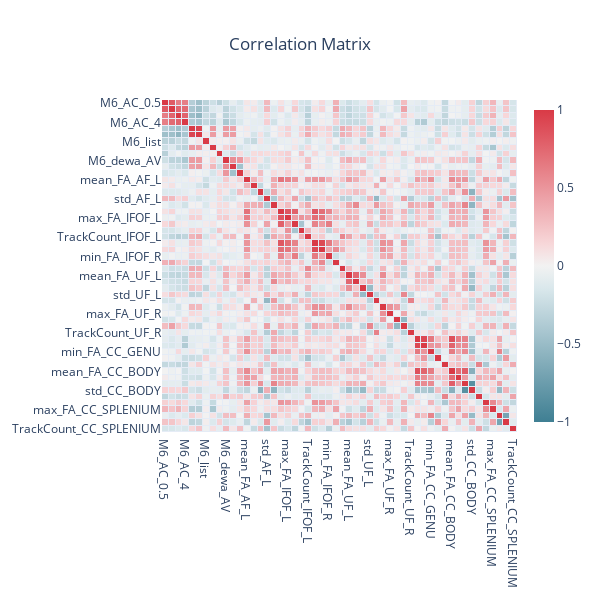

Here is the notebook cell this chart was saved with:
### Code cell
plot_corr(dfT)

### Figure 1 — Plotly figure (JSON) as saved in the notebook; plotly's stock layout.template omitted (floating-point values rounded to 4 significant figures; data arrays with more than 128 entries replaced by an {"elided": "..."} marker saying what was removed)
{"data": [{"colorbar": {"thickness": 20, "ticklen": 3}, "colorscale": [[0, "#3f7f93"], [0.071, "#5890a1"], [0.143, "#72a1b0"], [0.214, "#8cb3bf"], [0.286, "#a7c5cf"], [0.357, "#c0d6dd"], [0.429, "#dae8ec"], [0.5, "#f2f2f2"], [0.571, "#f7d7d9"], [0.643, "#f2bcc0"], [0.714, "#eda3a9"], [0.786, "#e8888f"], [0.857, "#e36e76"], [0.929, "#de535e"], [1, "#d93a46"]], "hoverinfo": "text", "hovertext": {"elided": "52x52 str values"}, "type": "heatmap", "x": ["M6_AC_0.5", "M6_AC_1", "M6_AC_2", "M6_AC_4", "M6_WRS_CI_65dB", "M6_AWRS_CI", "M6_list", "M6_CAP", "M6_SIR", "M6_dewa_AV", "M6_dewa_A", "M6_dewa_diff", "mean_FA_AF_L", "max_FA_AF_L", "min_FA_AF_L", "std_AF_L", "TrackCount_AF_L", "mean_FA_IFOF_L", "max_FA_IFOF_L", "min_FA_IFOF_L", "std_IFOF_L", "TrackCount_IFOF_L", "mean_FA_IFOF_R", "max_FA_IFOF_R", "min_FA_IFOF_R", "std_IFOF_R", "TrackCount_IFOF_R", "mean_FA_UF_L", "max_FA_UF_L", "min_FA_UF_L", "std_UF_L", "TrackCount_UF_L", "mean_FA_UF_R", "max_FA_UF_R", "min_FA_UF_R", "std_UF_R", "TrackCount_UF_R", "mean_FA_CC_GENU", "max_FA_CC_GENU", "min_FA_CC_GENU", "std_CC_GENU", "TrackCount_CC_GENU", "mean_FA_CC_BODY", "max_FA_CC_BODY", "min_FA_CC_BODY", "std_CC_BODY", "TrackCount_CC_BODY", "mean_FA_CC_SPLENIUM", "max_FA_CC_SPLENIUM", "min_FA_CC_SPLENIUM", "std_CC_SPLENIUM", "TrackCount_CC_SPLENIUM"], "xgap": 1, "y": ["M6_AC_0.5", "M6_AC_1", "M6_AC_2", "M6_AC_4", "M6_WRS_CI_65dB", "M6_AWRS_CI", "M6_list", "M6_CAP", "M6_SIR", "M6_dewa_AV", "M6_dewa_A", "M6_dewa_diff", "mean_FA_AF_L", "max_FA_AF_L", "min_FA_AF_L", "std_AF_L", "TrackCount_AF_L", "mean_FA_IFOF_L", "max_FA_IFOF_L", "min_FA_IFOF_L", "std_IFOF_L", "TrackCount_IFOF_L", "mean_FA_IFOF_R", "max_FA_IFOF_R", "min_FA_IFOF_R", "std_IFOF_R", "TrackCount_IFOF_R", "mean_FA_UF_L", "max_FA_UF_L", "min_FA_UF_L", "std_UF_L", "TrackCount_UF_L", "mean_FA_UF_R", "max_FA_UF_R", "min_FA_UF_R", "std_UF_R", "TrackCount_UF_R", "mean_FA_CC_GENU", "max_FA_CC_GENU", "min_FA_CC_GENU", "std_CC_GENU", "TrackCount_CC_GENU", "mean_FA_CC_BODY", "max_FA_CC_BODY", "min_FA_CC_BODY", "std_CC_BODY", "TrackCount_CC_BODY", "mean_FA_CC_SPLENIUM", "max_FA_CC_SPLENIUM", "min_FA_CC_SPLENIUM", "std_CC_SPLENIUM", "TrackCount_CC_SPLENIUM"], "ygap": 1, "z": {"elided": "52x52 float values"}, "zmax": 1, "zmin": -1}], "layout": {"height": 600, "title": {"text": "Correlation Matrix", "x": 0.5}, "width": 600, "xaxis": {"showgrid": false}, "yaxis": {"autorange": "reversed", "showgrid": false}}}
